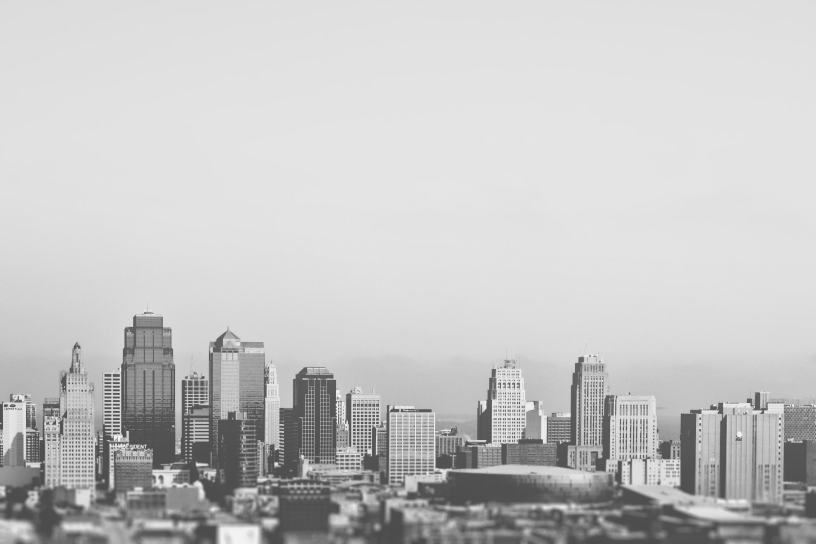
#> input picture static/images/TBR/Original/113H.jpg, 2446 x 1631 px, found by its file name (shown at 1/3 size); its folder holds 4 pictures in this run
$ python resizer.py   (older library calls are emulated)
#> lines starting #> are read from the running program, lines starting #| are printed output that depends on the picture
#!/usr/bin/python
# -*- coding: utf-8 -*-

from PIL import Image
import os, sys

path = "/Users/Enric/Documents/MarketPlace/Code/Web/static/images/TBR/Original/"
dirs = os.listdir( path )

def is_image_file(filename):
    """Does `filename` appear to be an image file?"""
    img_types = [".jpg", ".jpeg", ".png", ".gif"]
    ext = os.path.splitext(filename)[1]
    return ext in img_types

def resize(basewidth):
#> called with basewidth = 400
	for item in dirs:
		route = path+item
		try:
			if os.path.isfile(route) and is_image_file(route):
				print(route)
				img = Image.open(route)
#> img is the input picture: PIL image 2446x1631 RGB; min 65, max 255, mean 197.3
				wpercent = (basewidth / float(img.size[0]))
#> wpercent = 0.164
				hsize = int((float(img.size[1]) * float(wpercent)))
#> hsize = 266
				f, e = os.path.splitext(route)
				imResize = img.resize((basewidth, hsize), Image.ANTIALIAS)
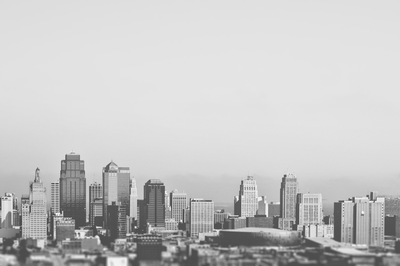
#> imResize: PIL image 400x266 RGB; min 65, max 251, mean 197.3
#> pass 3 of the loop in resize, `for item in dirs:`:
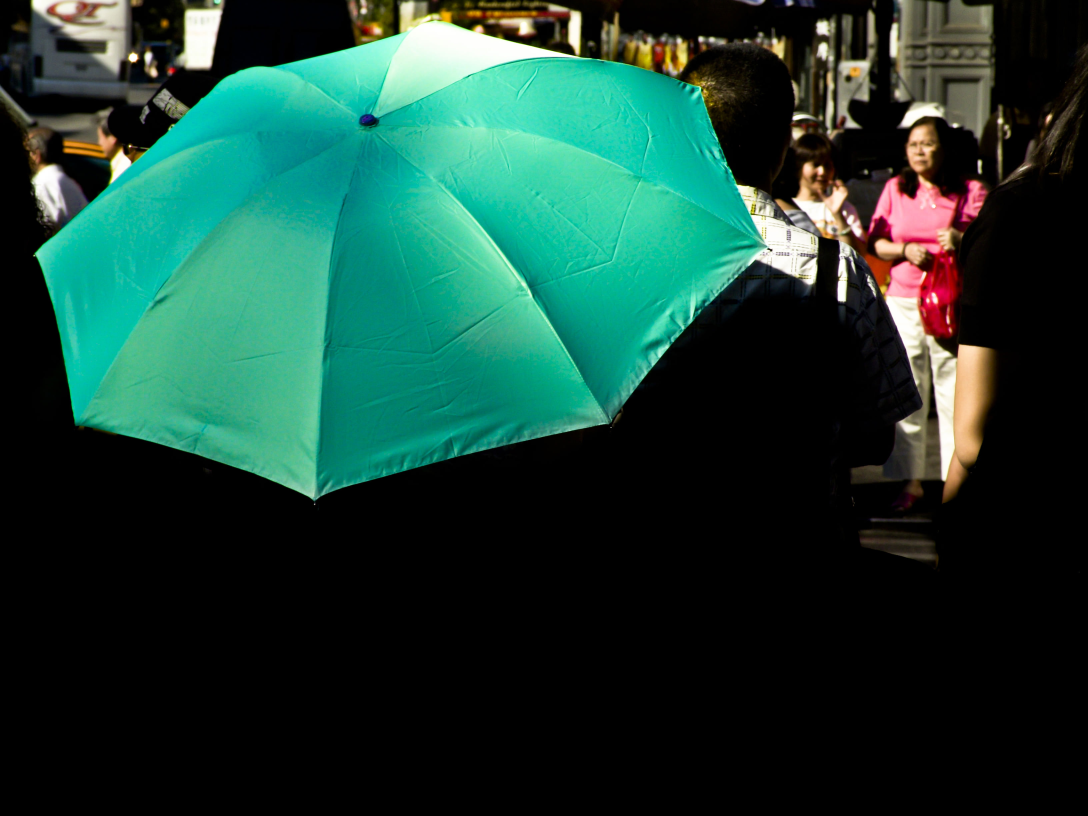
#> input picture static/images/TBR/Original/11H.jpg, 3264 x 2448 px, found by its file name (shown at 1/3 size)
#> in resize, img is the input picture: PIL image 3264x2448 RGB; mean R, G, B 25.8, 62.1, 51.5
#> in resize, `imResize = img.resize((basewidth, hsize), Image.ANTIALIAS)`:
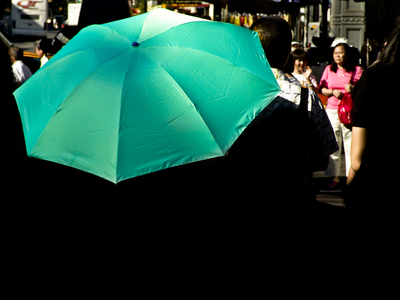
#> imResize: PIL image 400x300 RGB; mean R, G, B 25.8, 62.1, 51.6
#> the loop made 4 passes; the first 3 are shown
				#print(f + '_resized.jpg')
				imResize.save(f + '_resized.jpg', 'JPEG', quality=90)
		except:
			if os.path.isfile(route) and is_image_file(route):
				print(route)
				img = Image.open(route).convert('RGB').save(route)
				wpercent = (basewidth / float(img.size[0]))
				hsize = int((float(img.size[1]) * float(wpercent)))
				f, e = os.path.splitext(route)
				imResize = img.resize((basewidth, hsize), Image.ANTIALIAS)
				#print(f + '_resized.jpg')
				imResize.save(f + '_resized.jpg', 'JPEG', quality=90)

resize(400)
